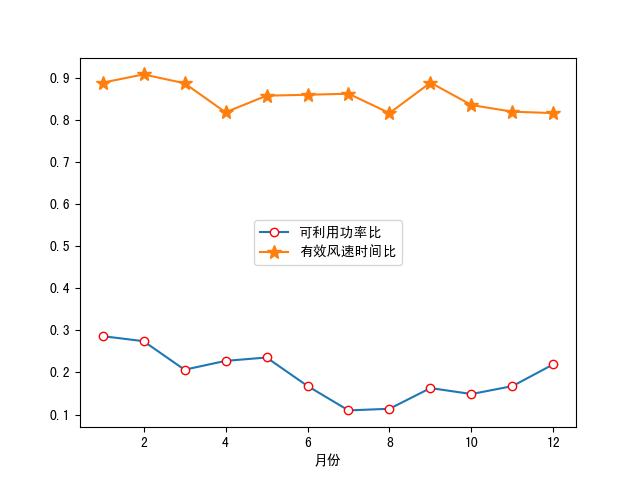

Write Python code to recreate this figure.
#! sudo /usr/local/python3/bin/python3.7
import xlrd
import calendar
import numpy as np
from collections import Counter
import matplotlib.pyplot as plt

rho = 0.9762 # kg/m3
total_p = 198.5

def check_data(p, v):
    if (p == '' or not isinstance(p, float)):
        print("{} Sheel{} {}{} P: {}".format(file_path, i + 1, k + 1, chr(j + 1 + ord('A')), p))
    
    if (v == '' or not isinstance(v, float)):
        print("{} Sheel{} {}{} V: {}".format(file_path, i + 1, k + 1, chr(j + 2 + ord('A')), v))

def avep_calc(ps):
    return np.mean(ps)

def avev_calc(vs):
    return np.mean(vs)

# 有效风能密度
def dwe_calc(vs):
    # return sum([ pow(v, 3) * k for (v, cnt) in Counter(vs).items()])  * 0.25 * rho / 2
    return sum([pow(v, 3) for v in vs]) * 0.25 * rho / 2
        
# 平均风功率密度
def dwp_calc(vs):
    return 0.5 * rho * np.mean([pow(v, 3) for v in vs])
   
# 有效小时
def effec_hours(vs):
    return len([v for v in vs if v >= 3 and v <= 25]) / 4

year_p = [] # 全年的全部功率
year_v = [] # 全年的全部风速

avep_rs = []
hours_rs = []

print("{: ^4}{: ^12}{: ^12}{: ^12}{: ^12}{: ^12}{: ^12}{: ^12}".format(\
    '月份', '月平均风速', '月平均功率', '月平均功率/额定功率', '月平均风功率密度', '月有效风功率密度', '月有效小时数', '月有效小时比例'))
for i in range(12):
    mouth = i + 1
    file_path = "附件1  平均风速和风电场日实际输出功率表/2015{0:0>2}.xls".format(mouth)
    data = xlrd.open_workbook(file_path)

    mouth_p, mouth_v = [], [] # 单个月的全部数据
    for i in range(data.nsheets): # i 天
        table = data.sheet_by_index(i)
        day_p, day_v = [], []
        for j in range(0, 10, 3):
            for k in range(3, 27):
                p, v = table.cell(k, j+1).value, table.cell(k, j+2).value
                check_data(p, v)
                day_p.append(p)
                day_v.append(v)
        mouth_p.extend(day_p)
        mouth_v.extend(day_v)
    
    # 处理每个月数据
    year_p.extend(mouth_p)
    year_v.extend(mouth_v)

    ave_v, ave_p, avep_r, dwp, effec_dwp, hours, effehours_r = \
        avev_calc(mouth_v), avep_calc(mouth_p), avep_calc(mouth_p) / total_p, dwp_calc(mouth_v), dwp_calc([v for v in mouth_v if v >= 3 and v <= 25]), effec_hours(mouth_v), effec_hours(mouth_v) / 24 / calendar.monthrange(2015, mouth)[1]

    print("{: ^4}{: ^16.2f}{: ^20.2f}{: ^20.2f}{: ^20.2f}{: ^20.2f}{: ^20.2f}{: ^20.2f}".format(mouth, ave_v, ave_p, avep_r, dwp, effec_dwp, hours, effehours_r))
    
    avep_rs.append(avep_r)
    hours_rs.append(effehours_r)

x = range(1, 13)

plt.plot(x, avep_rs, marker='o', mec='r', mfc='w', label = '可利用功率比')
plt.plot(x, hours_rs, marker='*', ms=10, label = '有效风速时间比')
plt.xlabel('月份')
plt.legend(loc='center', fontsize=10)
plt.savefig('lab1.png')

ave_v, ave_p, avep_r, dwp, effec_dwp, hours, effehours_r = \
    avev_calc(year_v), avep_calc(year_p), avep_calc(year_p) / total_p, dwp_calc(year_v), dwp_calc([v for v in year_v if v >= 3 and v <= 25]), effec_hours(year_v), effec_hours(year_v) / 24 / 365

print("{: ^4}{: ^16.2f}{: ^20.2f}{: ^20.2f}{: ^20.2f}{: ^20.2f}{: ^20.2f}{: ^20.2f}".format('全年', ave_v, ave_p, avep_r, dwp, effec_dwp, hours, effehours_r))

# print("\n# 风能资源评估")
# print("年平均风速: {:.2f} m/s".format(avev_calc(year_v)))
# print("年平均风功率密度: {:.2f} W/m2".format(dwp_calc(year_v)))

# print("\n# 风能利用率评估")
# ap = np.mean(year_p)
# print("年平均输出功率: {:.2f} MW".format(ap))
# print("输出功率/额定功率: {:.2f}%".format(ap / total_p * 100))
# print("年有效风能密度：{:.2f} Wh/m2".format(dwe_calc(year_v)))